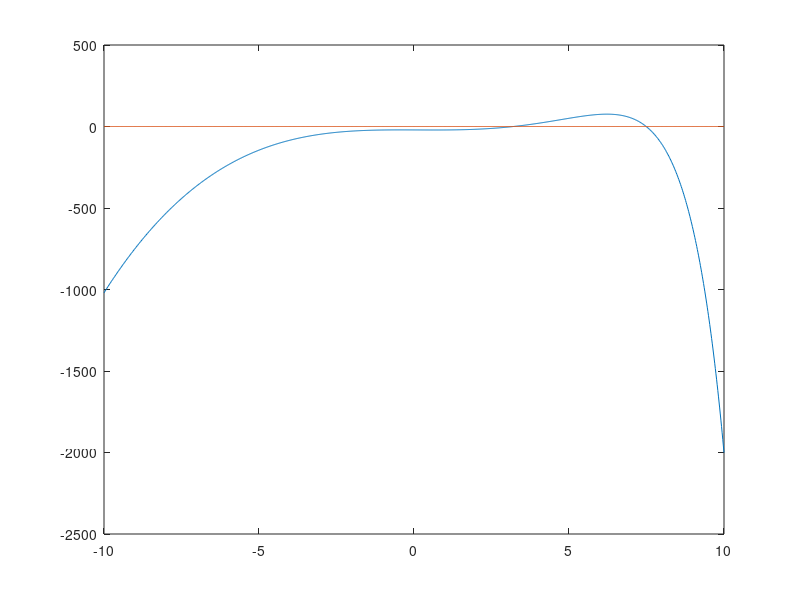
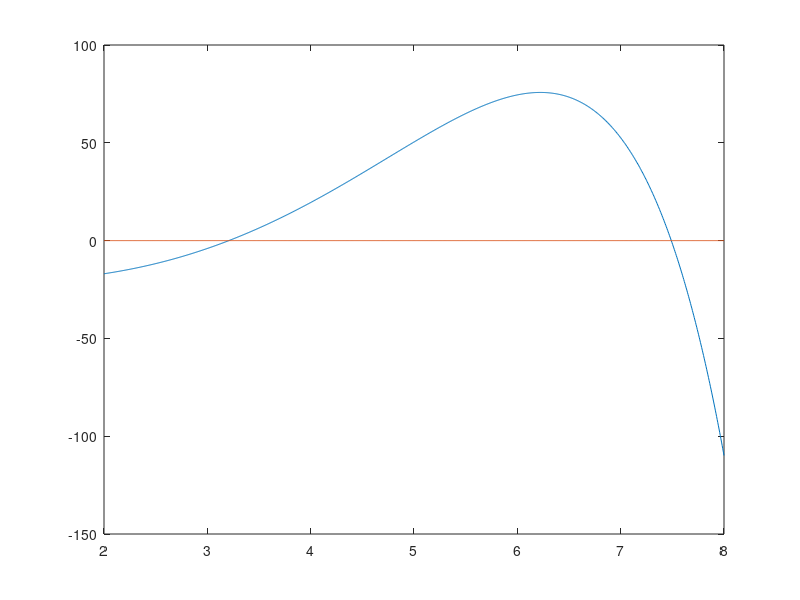
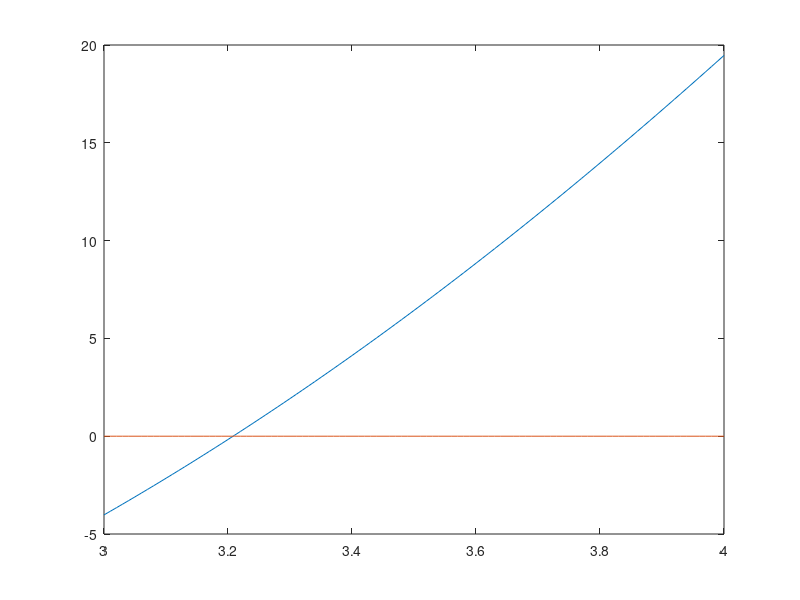
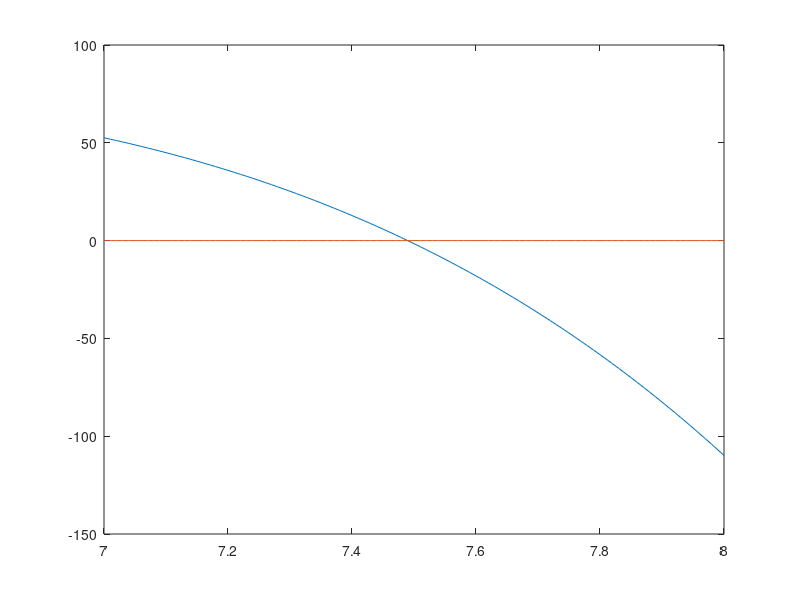

These figures' MATLAB source, in order: (Note: this script raises an error after producing the figures.)
% Maxwell Greene
% April 8th, 2018
% Math Programming Homework #7

clear all;
close all;
clc;

%%
%Question #1
disp(['Question #1:']);

f = @(x) x.^3 - exp(0.8*x)-20;

x1 = linspace(-10,10,1001);
y1 = f(x1);
zero1 = 0.*x1;
figure(); plot(x1,y1,x1,zero1);
    
    %Use this to estimate a better domain...

x2 = linspace(2,8,1001);
y2 = f(x2);
zero2 = 0.*x2;
figure(); plot(x2,y2,x2,zero2);

disp(['This function has 2 solutions.']);

    %Now that we have a good idea of where the two zero values are, we isolate
    %them...

x3 = linspace(3,4,101);
y3 = f(x3);
zero3 = 0.*x3;
figure(); plot(x3,y3,x3,zero3);
fzero3_4 = fzero(f,3);
disp(['f(x) = 0 at x = ' , num2str(fzero3_4)]);

x4 = linspace(7,8,101);
y4 = f(x4);
zero4 = 0.*x4;
figure(); plot(x4,y4,x4,zero4);
fzero7_8 = fzero(f,7);
disp(['f(x) = 0 at x = ' , num2str(fzero7_8)]);

%%
%Question #2
% Find the three roots of the equation x^3-(x^2)*(e^(-0.5x))-3x = -1
% Method: alter equation so that RHS is zero. Then, make LHS a function and
% find zeros fo that function. Estimate zeros with graph then use fzero fn.
disp(['Question #2:']);
f2 = @(x) x.^3-((x.^2).*exp((-.5).*x))-3.*x+1;
x = linspace(-2,2,101);
zero = x.*0;
y = f2(x);
figure(); plot(x,y,x,zero);
%Zeros in the area of x = -1, 0, 2
fzeroN1 = fzero(f2,-1);
fzero0 = fzero(f2,0);
fzero2 = fzero(f2,2);
disp(['The three roots of this function are ',num2str(fzeroN1),', ',num2str(fzero0),', and ',num2str(fzero2),'.']);

%%
%Question #3
disp(['Question #3:']);

f3 = @(x) (2+(x-1.45).^2)./(3+3.5*(.8*x.^2-.6.*x+2));
f3N = @(x) -1*(2+(x-1.45).^2)./(3+3.5*(.8*x.^2-.6.*x+2));
x = linspace(-20,20,1001);
zero = x.*0;
y = f3(x);
figure(); plot(x,y,x,zero);

% Apparent local minima at 0<x<5, local maxima at -5<x<0.

disp(['The function has apperant maximum on interval -5<x<0']);
disp([' and mimimum on interval 0<x<5.']);
%find exact max/min with fmin

fmaxN5_0 = fminbnd(f3N,-5,0);
fmin0_5 = fminbnd(f3,0,5);

disp(['The function has local maximum at x = ',num2str(fmaxN5_0)]);
disp([' and local minimum at x = ',num2str(fmin0_5)]);

%%
%Question #4
disp(['Question #4']);
fa = @(x) (x.^3.*exp(-.2.*x))/(1+x.^2);

intA = quadl(fa,1,11);

%Part a
disp([' Part A']);

%Part b
disp([' Part B']);

%Part c
disp([' Part C']);

%Part d
disp([' Part D']);


